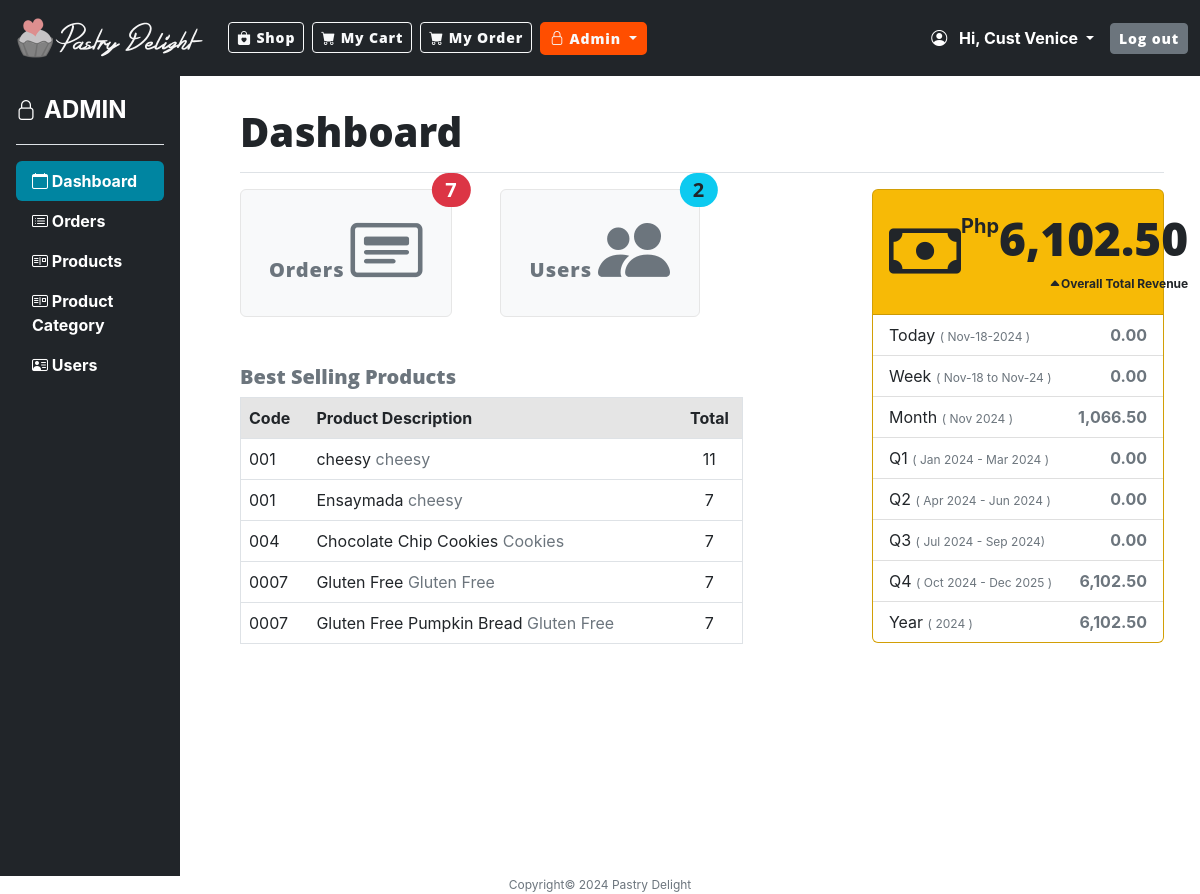
Screenshot of /admin_dashboard (signed in) with the database file from the repository.
### model.py (models this page shows, shortened)
class User(UserMixin, db.Model):
    __tablename__ = "user"
    id: Mapped[int] = mapped_column(Integer, primary_key=True)
    email: Mapped[str] = mapped_column(String(100), unique=True, nullable=False)
    fname: Mapped[str] = mapped_column(String(100), nullable=False)
    mname: Mapped[str] = mapped_column(String(100), nullable=False)
    lname: Mapped[str] = mapped_column(String(100), nullable=False)
    contact_no: Mapped[str] = mapped_column(String(100), nullable=False)
    address: Mapped[str] = mapped_column(String(250), nullable=False)
    postal_code: Mapped[str] = mapped_column(String(100), nullable=False)
    country: Mapped[str] = mapped_column(String(100), nullable=False)
    password: Mapped[str] = mapped_column(String(250), nullable=False)
    status: Mapped[str] = mapped_column(String(20))
    created_date: Mapped[datetime] = mapped_column(DateTime(timezone=False), server_default=func.now(), nullable=False)
    orders = relationship("OrderHeader", back_populates="created_by")
    products = relationship("Product", back_populates="created_by")

class Product(db.Model):
    __tablename__ = "product"
    id: Mapped[int] = mapped_column(primary_key=True)
    name: Mapped[str] = mapped_column(String(250), unique=True)
    code: Mapped[str] = mapped_column(String(20), nullable=True, unique=True)
    price: Mapped[float] = mapped_column(Float)
    description: Mapped[str] = mapped_column(String(250), nullable=True)
    remarks: Mapped[str] = mapped_column(String(250), nullable=True)
    status: Mapped[str] = mapped_column(String(100))
    img_path: Mapped[str] = mapped_column(String(250), nullable=True)
    product_category_id: Mapped[int] = mapped_column(ForeignKey("product_category.id"))
    product_category = relationship("ProductCategory", back_populates="products")
    created_date: Mapped[datetime] = mapped_column(DateTime(timezone=False), server_default=func.now(), nullable=False)
    user_id: Mapped[int] = mapped_column(ForeignKey("user.id"))
    created_by = relationship("User", back_populates="products")

### main.py (the view)
@app.route("/admin_dashboard", methods=["GET", "POST"])
@admin_only
def admin_dashboard():
    if not current_user.is_authenticated:
        flash('Please log in first to see orders.', 'error')
        return redirect(url_for('login'))
    user_access = db_connect.get_user_access(**{'user_id': current_user.id, 'user_group_id': 1})
    if not user_access:
        flash("Product catalog inaccessible.", 'error')
        return redirect(url_for('home'))
    new_users = len(db_connect.get_users(**{'status': 'ACTIVE'}))
    best_selling_products = db_connect.product_best_selling(5)
    paid_orders = (db_connect.get_orders(keyword="",page=1, **{'status': 'PAID'}))
    revenue_total = db_connect.revenue_total()
    revenue_today = db_connect.revenue_today()
    revenue_current_week = db_connect.revenue_current_week()
    revenue_current_month = db_connect.revenue_current_month()
    revenue_q1 = db_connect.revenue_quarter(start_month=1)
    revenue_q2 = db_connect.revenue_quarter(start_month=4)
    revenue_q3 = db_connect.revenue_quarter(start_month=7)
    revenue_q4 = db_connect.revenue_quarter(start_month=10)
    revenue_current_year = db_connect.revenue_current_year()
    data = {
        'new_users': new_users,
        'paid_orders': paid_orders.total,
        'best_selling': best_selling_products,
        'revenue_total': revenue_total,
        'revenue_today': revenue_today,
        'revenue_current_week': revenue_current_week,
        'revenue_current_month': revenue_current_month,
        'revenue_q1': revenue_q1,
        'revenue_q2': revenue_q2,
        'revenue_q3': revenue_q3,
        'revenue_q4': revenue_q4,
        'revenue_current_year': revenue_current_year,
    }
    return render_template("admin_dashboard.html", data=data, is_admin=True, now=DATE_NOW)

### templates/admin_dashboard.html (shortened to what this page needs)
{% include "header.html" %}
{% from "bootstrap5/form.html" import render_form %}
<main>
    <div class="row">
        <div class="col-md-2">
            {% include "admin_sidebar.html" %}
        </div>
        <div class="col-md-10 px-5 mt-3">
            <h1 class="mt-3">Dashboard</h1>
            <div class="row">
                <div class="col-md-8">
                    <div class="d-flex justify-content-start">
                        <div class="pe-5">
                            <a class="btn btn-light border-1 border-gray text-secondary position-relative"
                               href="{{ url_for('admin_order') }}">
                                <h5>Orders <i class="bi bi-card-heading dashboard_icon"></i></h5>
                                <span class="fs-5 position-absolute top-0 start-100 translate-middle badge rounded-pill
                       {% if data.paid_orders > 0 %} bg-danger {% else %} bg-secondary {% endif %}">
                                {{ data.paid_orders }}
                              </span>
                            </a>
                        </div>
                        <div class="pe-2">
                            <a class="btn btn-light border-1 border-gray text-secondary position-relative"
                               href="{{ url_for('admin_order') }}">
                                <h5>Users <i class="bi bi-people-fill dashboard_icon"></i></h5>
                                <span class="fs-5 text-dark position-absolute top-0 start-100 translate-middle badge rounded-pill
                       {% if data.new_users > 0 %} bg-info {% else %} bg-secondary {% endif %}">
                                {{ data.new_users }}
                                </span>
                            </a>
                        </div>
                    </div>
                    <div class="row">
                        <div class="col-md-10">
                            <div class="mt-5 text-secondary">
                                <h5>Best Selling Products</h5>
                                <table class="table fs-6 border border-1">
                                    <thead>
                                    <tr class="table-active">
                                        <th>Code</th>
                                        <th>Product Description</th>
                                        <th class="text-center">Total</th>
                                    </tr>
                                    </thead>
                                    <tbody>
                                    {% for product in data.best_selling %}
                                    <tr>
                                        <td>{{ product.code }}</td>
                                        <td>{{ product.product_name }}
                                            <span class="text-muted">{{ product.product_desc }}</span>
                                        </td>
                                        <td class="text-center">{{ product.total_qty|int }}</td>
                                    </tr>
                                    {% endfor %}
                                    </tbody>
                                </table>
                            </div>
                        </div>
                        <div class="col-md-2">
                        </div>
                    </div>
                </div>
                <div class="col-md-4">
                    <div class="card bg-warning">
                      <div class="card-header">
                          <div class="d-flex justify-content-between  align-items-center">
                              <div class="align-items-center">
                                <i class="bi bi-cash dashboard_icon"></i>
                              </div>
                              <div>
                                  <div class="d-flex justify-content-start">
                                      <span class="fw-bold">Php</span>
                                      <h5 class="dashboard_icon_50">{{ '{:,.2f}'.format(data.revenue_total) }}</h5>
                                  </div>
                                    <div class="text-end fw-bold fs-7"><i class="bi bi-caret-up-fill"></i>Overall Total Revenue </div>
                              </div>
                          </div>
                      </div>
                      <ul class="list-group list-group-flush text-muted fs-6">
                        <li class="list-group-item">
                            <div class="d-flex justify-content-between">
                                <span>Today  <span class="fs-7 text-muted">( {{ data.revenue_today['date_range']  }} )</span></span>
                                <span class="fw-bold text-muted">{{ '{:,.2f}'.format(data.revenue_today['total']) }}</span>
                            </div>
                        </li>
                        <li class="list-group-item">
                            <div class="d-flex justify-content-between">
                                <span>Week  <span class="fs-7 text-muted">( {{ data.revenue_current_week['date_range'] }} )</span></span>
                                <span class="fw-bold text-muted">{{ '{:,.2f}'.format(data.revenue_current_week['total']) }}</span>
                            </div>
                        </li>
                        <li class="list-group-item">
                            <div class="d-flex justify-content-between">
                                <span>Month <span class="fs-7 text-muted">( {{ data.revenue_current_month['date_range'] }} )</span></span>
                                <span class="fw-bold text-muted">{{ '{:,.2f}'.format(data.revenue_current_month['total']) }}</span>
                            </div>
                        </li>
                        <li class="list-group-item">
                            <div class="d-flex justify-content-between">
                                <span>Q1  <span class="fs-7 text-muted">( {{ data.revenue_q1['date_range'] }} )</span></span>
                                <span class="fw-bold text-muted">{{ '{:,.2f}'.format(data.revenue_q1['total']) }}</span>
                            </div>
                        </li>
                        <li class="list-group-item">
                            <div class="d-flex justify-content-between">
                                <span>Q2  <span class="fs-7 text-muted">( {{ data.revenue_q2['date_range']  }} )</span></span>
                                <span class="fw-bold text-muted">{{ '{:,.2f}'.format(data.revenue_q2['total']) }}</span>
                            </div>
                        </li>
                        <li class="list-group-item">
                            <div class="d-flex justify-content-between">
                                <span>Q3  <span class="fs-7 text-muted">( {{ data.revenue_q3['date_range']  }})</span></span>
                                <span class="fw-bold text-muted">{{ '{:,.2f}'.format(data.revenue_q3['total']) }}</span>
                            </div>
                        </li>
                        <li class="list-group-item">
                            <div class="d-flex justify-content-between">
                                <span>Q4  <span class="fs-7 text-muted">( {{ data.revenue_q4['date_range']  }} ) </span></span>
                                <span class="fw-bold text-muted">{{ '{:,.2f}'.format(data.revenue_q4['total']) }}</span>
                            </div>
                        </li>
                        <li class="list-group-item">
                            <div class="d-flex justify-content-between">
                                <span>Year  <span class="fs-7 text-muted">( {{ data.revenue_current_year['date_range'] }} ) </span></span>
                                <span class="fw-bold text-muted">{{ '{:,.2f}'.format(data.revenue_current_year['total']) }}</span>
                            </div>
                        </li>
                      </ul>
                    </div>
                </div>
            </div>
        </div>
    </div>
</main>
{% include "footer.html" %}

### templates/header.html (shortened to what this page needs)
<!DOCTYPE html>
<html lang="en">
<head>
    {% block styles %}
    {{ bootstrap.load_css() }}
    <link
            href="{{ url_for('static', filename='css/style.css') }}"
            rel="stylesheet"
    />
    <link href="https://cdn.jsdelivr.net/npm/bootstrap-icons/font/bootstrap-icons.css" rel="stylesheet">
    {% endblock %}
</head>
<body>
<nav class="navbar navbar-expand-lg navbar-dark bg-dark">
    <div class="container-fluid">
        <a class="navbar-brand" href="{{ url_for('home') }}">
            <img class="logo" alt="Pastry Delight"
                 src="{{ url_for('static', filename='images/pd_horizontal_white.png') }}">
        </a>
        <div class="collapse navbar-collapse" id="navbarSupportedContent">
            <ul class="navbar-nav mb-2 mb-lg-0">
                <li class="nav nav-item me-2">
                     <a class="btn btn-outline-light btn-sm {% if request.path == '/' %}active{% endif %}" aria-current="page" href="{{ url_for('home') }}">
                        <i class="bi bi-bag-heart-fill"></i>
                        Shop
                    </a>
                </li>
                <li class="nav nav-item me-2">
                    <a class=" btn btn-outline-light btn-sm" aria-current="page" href="{{ url_for('my_cart') }}">
                        <i class="bi bi-cart-fill"></i>
                        My Cart
                    </a>
                </li>
                {% if current_user.is_authenticated %}
                <li class="nav nav-item me-2">
                    <a class=" btn btn-outline-light btn-sm" aria-current="page" href="{{ url_for('order_list') }}">
                        <i class="bi bi-cart-fill"></i>
                        My Order
                    </a>
                </li>
                {% endif %}
            </ul>
            <ul class="navbar-nav me-auto mb-2 mb-lg-0">
                {% if is_admin %}
                <li class="nav-item dropdown">
                    <a class="dropdown-toggle btn btn-outline-light btn-sm {% if '/admin_' in request.path %}active{%
            endif %} " href="#" id="navbarDropdown" role="button"
                       data-bs-toggle="dropdown" aria-expanded="false">
                        <i class="bi bi-lock"></i> Admin
                    </a>
                </li>
                {% endif %}
            </ul>
            <ul class="navbar-nav navbar-right">
                {% if current_user.is_authenticated %}
                <li class="fw-bold text-white me-3 fs-5 nav-item dropdown">
                    <a class="dropdown-toggle text-white fs-6"  role="button"
                       data-bs-toggle="dropdown" aria-expanded="false">
                        <i class="bi bi-person-circle me-2"></i>
                        Hi, {{ current_user.fname }}
                    </a>
                </li>
                <li class="nav-item">
                    <a href="{{ url_for('logout') }}" class="btn btn-secondary btn-sm">Log out</a>
                </li>
                {% endif %}
            </ul>
        </div>
    </div>
</nav>

### rows the page displays
User: fname "Cust Venice"
Product: code "001", product_name "cheesy", product_desc "cheesy", total_qty "11", product_name "Ensaymada", total_qty "7"
Product: code "004", product_name "Chocolate Chip Cookies", product_desc "Cookies", total_qty "7"
Product: code "0007", product_name "Gluten Free", product_desc "Gluten Free", total_qty "7", product_name "Gluten Free Pumpkin Bread"

### other values shown
{{ data.paid_orders }} "7"
{{ data.new_users }} "2"
{{ '{:,.2f}'.format(data.revenue_total) }} "6,102.50"
{{ data.revenue_today['date_range'] }} "Nov-18-2024"
{{ '{:,.2f}'.format(data.revenue_today['total']) }} "0.00"
{{ data.revenue_current_week['date_range'] }} "Nov-18 to Nov-24"
{{ '{:,.2f}'.format(data.revenue_current_week['total']) }} "0.00"
{{ data.revenue_current_month['date_range'] }} "Nov 2024"
{{ '{:,.2f}'.format(data.revenue_current_month['total']) }} "1,066.50"
{{ data.revenue_q1['date_range'] }} "Jan 2024 - Mar 2024"
{{ '{:,.2f}'.format(data.revenue_q1['total']) }} "0.00"
{{ data.revenue_q2['date_range'] }} "Apr 2024 - Jun 2024"
{{ '{:,.2f}'.format(data.revenue_q2['total']) }} "0.00"
{{ data.revenue_q3['date_range'] }} "Jul 2024 - Sep 2024"
{{ '{:,.2f}'.format(data.revenue_q3['total']) }} "0.00"
